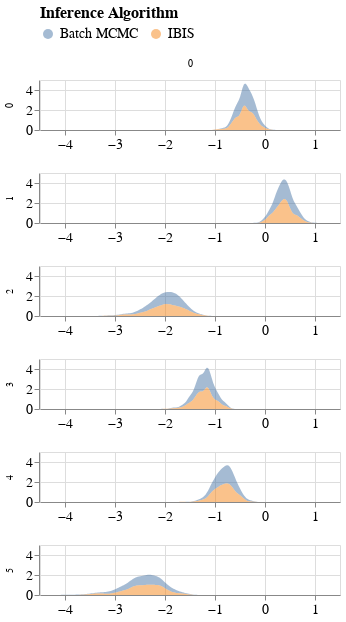

The notebook cell this image was saved under:
### Code cell
param = 'alpha'
df = get_post_df(ps[param].reshape((1000,6,1)))
df['source'] = 'Batch MCMC'
df2 = get_post_df(particles[param].reshape((1000,6,1)))
df2['source'] = 'IBIS'

plot_data['row'] = plot_data['row']+1

plot_density(pd.concat([df,df2])).configure_legend(
    titleFontSize=16,
    labelFontSize=14,
    symbolStrokeWidth=6
    ).configure_axis(
    labelFontSize=14,
    titleFontSize=16
)

### Figure 1 — Vega-Lite specification as saved in the notebook (floating-point values rounded to 4 significant figures; data arrays with more than 128 entries replaced by an {"elided": "..."} marker saying what was removed)
{"config": {"view": {"continuousWidth": 400, "continuousHeight": 300}, "axis": {"labelFontSize": 14, "titleFontSize": 16}, "legend": {"labelFontSize": 14, "symbolStrokeWidth": 6, "titleFontSize": 16}}, "data": {"name": "data-dbf6804f99c4854b38834634482c4007"}, "mark": {"type": "area", "opacity": 0.5}, "encoding": {"color": {"type": "nominal", "field": "source", "legend": {"labelFontSize": 14, "orient": "top"}, "title": "Inference Algorithm"}, "column": {"type": "quantitative", "field": "col", "title": null}, "row": {"type": "quantitative", "field": "row", "title": null}, "x": {"type": "quantitative", "field": "value", "title": null}, "y": {"type": "quantitative", "field": "density", "title": null}}, "height": 50, "resolve": {"scale": {"x": "independent"}}, "transform": [{"fold": ["value"]}, {"density": "value", "groupby": ["cn", "row", "col", "source"]}], "width": 300, "$schema": "https://vega.github.io/schema/vega-lite/v4.8.1.json", "datasets": {"data-dbf6804f99c4854b38834634482c4007": {"elided": "12000 records"}}}
